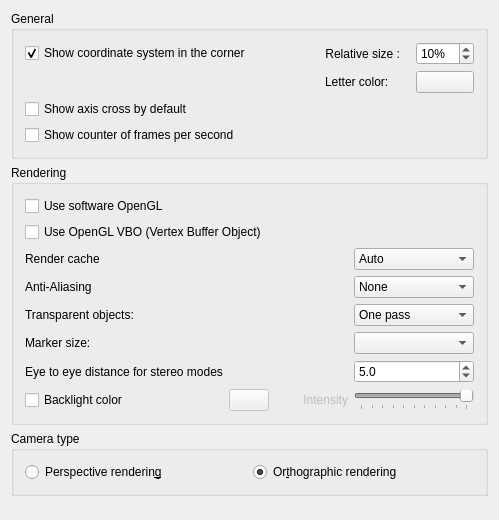
<?xml version="1.0" encoding="UTF-8"?>
<ui version="4.0">
 <class>Gui::Dialog::DlgSettings3DView</class>
 <widget class="QWidget" name="Gui::Dialog::DlgSettings3DView">
  <property name="geometry">
   <rect>
    <x>0</x>
    <y>0</y>
    <width>499</width>
    <height>520</height>
   </rect>
  </property>
  <property name="windowTitle">
   <string>3D View</string>
  </property>
  <layout class="QVBoxLayout" name="verticalLayout_2">
   <item>
    <widget class="QGroupBox" name="GroupBoxGeneral">
     <property name="enabled">
      <bool>true</bool>
     </property>
     <property name="title">
      <string>General</string>
     </property>
     <layout class="QVBoxLayout" name="verticalLayout">
      <item>
       <layout class="QGridLayout" name="gridLayoutCoord">
        <item row="0" column="0">
         <widget class="Gui::PrefCheckBox" name="CheckBox_CornerCoordSystem">
          <property name="toolTip">
           <string>Main coordinate system will always be shown in
lower right corner within opened files</string>
          </property>
          <property name="text">
           <string>Show coordinate system in the corner</string>
          </property>
          <property name="checked">
           <bool>true</bool>
          </property>
          <property name="prefEntry" stdset="0">
           <cstring>CornerCoordSystem</cstring>
          </property>
          <property name="prefPath" stdset="0">
           <cstring>View</cstring>
          </property>
         </widget>
        </item>
        <item row="0" column="1">
         <spacer name="horizontalSpacerCoord">
          <property name="orientation">
           <enum>Qt::Horizontal</enum>
          </property>
          <property name="sizeHint" stdset="0">
           <size>
            <width>40</width>
           </size>
          </property>
         </spacer>
        </item>
        <item row="0" column="2">
         <widget class="QLabel" name="labelCoordSize">
          <property name="text">
           <string>Relative size :   </string>
          </property>
          <property name="alignment">
           <set>Qt::AlignRight|Qt::AlignTrailing|Qt::AlignVCenter</set>
          </property>
         </widget>
        </item>
        <item row="0" column="3">
         <widget class="Gui::PrefSpinBox" name="SpinBox_CornerCoordSystemSize">
          <property name="toolTip">
           <string>Size of main coordinate system representation
in the corner -- in % of height/width of viewport</string>
          </property>
          <property name="minimum">
           <number>2</number>
          </property>
          <property name="maximum">
           <number>100</number>
          </property>
          <property name="value">
           <number>10</number>
          </property>
          <property name="suffix">
           <string notr="true">%</string>
          </property>
          <property name="prefEntry" stdset="0">
           <cstring>CornerCoordSystemSize</cstring>
          </property>
          <property name="prefPath" stdset="0">
           <cstring>View</cstring>
          </property>
         </widget>
        </item>
        <item row="1" column="2">
         <widget class="QLabel" name="axisLetterColorLabel">
          <property name="text">
           <string>Letter color:</string>
          </property>
         </widget>
        </item>
        <item row="1" column="3">
         <widget class="Gui::PrefColorButton" name="axisLetterColor">
          <property name="toolTip">
           <string>Axis letter and FPS counter color</string>
          </property>
          <property name="color" stdset="0">
           <color>
            <red>0</red>
            <green>0</green>
            <blue>0</blue>
           </color>
          </property>
          <property name="prefEntry" stdset="0">
           <cstring>AxisLetterColor</cstring>
          </property>
          <property name="prefPath" stdset="0">
           <cstring>View</cstring>
          </property>
         </widget>
        </item>
       </layout>
      </item>
      <item>
       <widget class="Gui::PrefCheckBox" name="CheckBox_ShowAxisCross">
        <property name="toolTip">
         <string>Axis cross will be shown by default at file
opening or creation</string>
        </property>
        <property name="text">
         <string>Show axis cross by default</string>
        </property>
        <property name="prefEntry" stdset="0">
         <cstring>ShowAxisCross</cstring>
        </property>
        <property name="prefPath" stdset="0">
         <cstring>View</cstring>
        </property>
       </widget>
      </item>
      <item>
       <widget class="Gui::PrefCheckBox" name="CheckBox_ShowFPS">
        <property name="toolTip">
         <string>Time needed for last operation and resulting frame rate
will be shown at the lower left corner in opened files</string>
        </property>
        <property name="text">
         <string>Show counter of frames per second</string>
        </property>
        <property name="prefEntry" stdset="0">
         <cstring>ShowFPS</cstring>
        </property>
        <property name="prefPath" stdset="0">
         <cstring>View</cstring>
        </property>
       </widget>
      </item>
     </layout>
    </widget>
   </item>
   <item>
    <widget class="QGroupBox" name="GroupBox12">
     <property name="enabled">
      <bool>true</bool>
     </property>
     <property name="title">
      <string>Rendering</string>
     </property>
     <layout class="QVBoxLayout" name="verticalLayout_3">
      <item>
       <widget class="Gui::PrefCheckBox" name="CheckBox_use_SW_OpenGL">
        <property name="toolTip">
         <string>This option is useful for troubleshooting graphics card and driver problems.

Changing this option requires a restart of the application.</string>
        </property>
        <property name="text">
         <string>Use software OpenGL</string>
        </property>
        <property name="prefEntry" stdset="0">
         <cstring>UseSoftwareOpenGL</cstring>
        </property>
        <property name="prefPath" stdset="0">
         <cstring>OpenGL</cstring>
        </property>
       </widget>
      </item>
      <item>
       <widget class="Gui::PrefCheckBox" name="CheckBox_useVBO">
        <property name="toolTip">
         <string>If selected, Vertex Buffer Objects (VBO) will be used.
A VBO is an OpenGL feature that provides methods for uploading
vertex data (position, normal vector, color, etc.) to the graphics card.
VBOs offer substantial performance gains because the data resides
in the graphics memory rather than the system memory and so it
can be rendered directly by GPU.

Note: Sometimes this feature may lead to a host of different
issues ranging from graphical anomalies to GPU crash bugs. Remember to
report this setting as enabled when seeking support on the FreeCAD forums</string>
        </property>
        <property name="text">
         <string>Use OpenGL VBO (Vertex Buffer Object)</string>
        </property>
        <property name="prefEntry" stdset="0">
         <cstring>UseVBO</cstring>
        </property>
        <property name="prefPath" stdset="0">
         <cstring>View</cstring>
        </property>
       </widget>
      </item>
      <item>
       <layout class="QGridLayout" name="gridLayout">
        <item row="0" column="0">
         <widget class="QLabel" name="renderCacheLabel">
          <property name="text">
           <string>Render cache</string>
          </property>
         </widget>
        </item>
        <item row="0" column="4">
         <widget class="QComboBox" name="renderCache">
          <property name="minimumSize">
           <size>
            <width>120</width>
            <height>0</height>
           </size>
          </property>
          <property name="toolTip">
           <string>'Render Caching' is another way to say 'Rendering Acceleration'.
There are 3 options available to achieve this:
1) 'Auto' (default), let Coin3D decide where to cache.
2) 'Distributed', manually turn on cache for all view provider root node.
3) 'Centralized', manually turn off cache in all nodes of all view provider, and
only cache at the scene graph root node. This offers the fastest rendering speed
but slower response to any scene changes.</string>
          </property>
          <property name="currentIndex">
           <number>0</number>
          </property>
          <item>
           <property name="text">
            <string>Auto</string>
           </property>
          </item>
          <item>
           <property name="text">
            <string>Distributed</string>
           </property>
          </item>
          <item>
           <property name="text">
            <string>Centralized</string>
           </property>
          </item>
         </widget>
        </item>
        <item row="1" column="0">
         <widget class="QLabel" name="aliasingLAbel">
          <property name="text">
           <string>Anti-Aliasing</string>
          </property>
         </widget>
        </item>
        <item row="1" column="4">
         <widget class="Gui::PrefComboBox" name="comboAliasing">
          <property name="minimumSize">
           <size>
            <width>120</width>
            <height>0</height>
           </size>
          </property>
          <property name="toolTip">
           <string>What kind of multisample anti-aliasing is used</string>
          </property>
          <property name="prefEntry" stdset="0">
           <cstring>AntiAliasing</cstring>
          </property>
          <property name="prefPath" stdset="0">
           <cstring>View</cstring>
          </property>
          <item>
           <property name="text">
            <string>None</string>
           </property>
          </item>
          <item>
           <property name="text">
            <string>Line Smoothing</string>
           </property>
          </item>
          <item>
           <property name="text">
            <string>MSAA 2x</string>
           </property>
          </item>
          <item>
           <property name="text">
            <string>MSAA 4x</string>
           </property>
          </item>
          <item>
           <property name="text">
            <string>MSAA 8x</string>
           </property>
          </item>
         </widget>
        </item>
        <item row="2" column="0">
         <widget class="QLabel" name="transparentRenderLabel">
          <property name="toolTip">
           <string/>
          </property>
          <property name="text">
           <string>Transparent objects:</string>
          </property>
         </widget>
        </item>
        <item row="2" column="4">
         <widget class="Gui::PrefComboBox" name="comboTransparentRender">
          <property name="minimumSize">
           <size>
            <width>120</width>
            <height>0</height>
           </size>
          </property>
          <property name="toolTip">
           <string>Render types of transparent objects</string>
          </property>
          <property name="prefEntry" stdset="0">
           <cstring>TransparentObjectRenderType</cstring>
          </property>
          <property name="prefPath" stdset="0">
           <cstring>View</cstring>
          </property>
          <item>
           <property name="text">
            <string>One pass</string>
           </property>
          </item>
          <item>
           <property name="text">
            <string>Backface pass</string>
           </property>
          </item>
         </widget>
        </item>
        <item row="3" column="0">
         <widget class="QLabel" name="markerSizeLabel">
          <property name="toolTip">
           <string/>
          </property>
          <property name="text">
           <string>Marker size:</string>
          </property>
         </widget>
        </item>
        <item row="3" column="4">
         <widget class="QComboBox" name="boxMarkerSize">
          <property name="minimumSize">
           <size>
            <width>120</width>
            <height>0</height>
           </size>
          </property>
          <property name="toolTip">
           <string>Size of vertices in the Sketcher workbench</string>
          </property>
         </widget>
        </item>
        <item row="4" column="0">
         <widget class="QLabel" name="textLabel1">
          <property name="text">
           <string>Eye to eye distance for stereo modes</string>
          </property>
         </widget>
        </item>
        <item row="4" column="4">
         <widget class="Gui::PrefDoubleSpinBox" name="FloatSpinBox_EyeDistance">
          <property name="minimumSize">
           <size>
            <width>120</width>
            <height>0</height>
           </size>
          </property>
          <property name="toolTip">
           <string>Eye-to-eye distance used for stereo projections.
The specified value is a factor that will be multiplied with the
bounding box size of the 3D object that is currently displayed.</string>
          </property>
          <property name="decimals">
           <number>1</number>
          </property>
          <property name="minimum">
           <double>0.100000000000000</double>
          </property>
          <property name="maximum">
           <double>1000.000000000000000</double>
          </property>
          <property name="singleStep">
           <double>2.000000000000000</double>
          </property>
          <property name="value">
           <double>5.000000000000000</double>
          </property>
          <property name="prefEntry" stdset="0">
           <cstring>EyeDistance</cstring>
          </property>
          <property name="prefPath" stdset="0">
           <cstring>View</cstring>
          </property>
         </widget>
        </item>
        <item row="5" column="0">
         <widget class="Gui::PrefCheckBox" name="checkBoxBacklight">
          <property name="toolTip">
           <string>Backlight is enabled with the defined color</string>
          </property>
          <property name="text">
           <string>Backlight color</string>
          </property>
          <property name="prefEntry" stdset="0">
           <cstring>EnableBacklight</cstring>
          </property>
          <property name="prefPath" stdset="0">
           <cstring>View</cstring>
          </property>
         </widget>
        </item>
        <item row="5" column="1">
         <widget class="Gui::PrefColorButton" name="backlightColor">
          <property name="enabled">
           <bool>false</bool>
          </property>
          <property name="toolTip">
           <string>Backlight color</string>
          </property>
          <property name="color" stdset="0">
           <color>
            <red>255</red>
            <green>255</green>
            <blue>255</blue>
           </color>
          </property>
          <property name="prefEntry" stdset="0">
           <cstring>BacklightColor</cstring>
          </property>
          <property name="prefPath" stdset="0">
           <cstring>View</cstring>
          </property>
         </widget>
        </item>
        <item row="5" column="2">
         <spacer name="horizontalSpacer">
          <property name="orientation">
           <enum>Qt::Horizontal</enum>
          </property>
          <property name="sizeHint" stdset="0">
           <size>
            <width>40</width>
            <height>20</height>
           </size>
          </property>
         </spacer>
        </item>
        <item row="5" column="3">
         <widget class="QLabel" name="backlightLabel">
          <property name="enabled">
           <bool>false</bool>
          </property>
          <property name="toolTip">
           <string/>
          </property>
          <property name="text">
           <string>Intensity</string>
          </property>
          <property name="alignment">
           <set>Qt::AlignRight|Qt::AlignTrailing|Qt::AlignVCenter</set>
          </property>
         </widget>
        </item>
        <item row="5" column="4">
         <widget class="Gui::PrefSlider" name="sliderIntensity">
          <property name="enabled">
           <bool>false</bool>
          </property>
          <property name="sizePolicy">
           <sizepolicy hsizetype="Fixed" vsizetype="Fixed">
            <horstretch>0</horstretch>
            <verstretch>0</verstretch>
           </sizepolicy>
          </property>
          <property name="minimumSize">
           <size>
            <width>120</width>
            <height>0</height>
           </size>
          </property>
          <property name="toolTip">
           <string>Intensity of the backlight</string>
          </property>
          <property name="maximum">
           <number>100</number>
          </property>
          <property name="singleStep">
           <number>1</number>
          </property>
          <property name="value">
           <number>100</number>
          </property>
          <property name="orientation">
           <enum>Qt::Horizontal</enum>
          </property>
          <property name="tickPosition">
           <enum>QSlider::TicksBelow</enum>
          </property>
          <property name="tickInterval">
           <number>10</number>
          </property>
          <property name="prefEntry" stdset="0">
           <cstring>BacklightIntensity</cstring>
          </property>
          <property name="prefPath" stdset="0">
           <cstring>View</cstring>
          </property>
         </widget>
        </item>
       </layout>
      </item>
     </layout>
    </widget>
   </item>
   <item>
    <widget class="QGroupBox" name="groupBoxCamera">
     <property name="title">
      <string>Camera type</string>
     </property>
     <layout class="QGridLayout" name="gridLayout1">
      <property name="leftMargin">
       <number>11</number>
      </property>
      <property name="topMargin">
       <number>11</number>
      </property>
      <property name="rightMargin">
       <number>11</number>
      </property>
      <property name="bottomMargin">
       <number>11</number>
      </property>
      <property name="spacing">
       <number>6</number>
      </property>
      <item row="0" column="0">
       <widget class="Gui::PrefRadioButton" name="radioPerspective">
        <property name="toolTip">
         <string>Objects will appear in a perspective projection</string>
        </property>
        <property name="text">
         <string>Perspective renderin&amp;g</string>
        </property>
        <property name="prefEntry" stdset="0">
         <cstring>Perspective</cstring>
        </property>
        <property name="prefPath" stdset="0">
         <cstring>View</cstring>
        </property>
       </widget>
      </item>
      <item row="0" column="1">
       <widget class="Gui::PrefRadioButton" name="radioOrthographic">
        <property name="toolTip">
         <string>Objects will be projected in orthographic projection</string>
        </property>
        <property name="text">
         <string>Or&amp;thographic rendering</string>
        </property>
        <property name="checked">
         <bool>true</bool>
        </property>
        <property name="prefEntry" stdset="0">
         <cstring>Orthographic</cstring>
        </property>
        <property name="prefPath" stdset="0">
         <cstring>View</cstring>
        </property>
       </widget>
      </item>
     </layout>
    </widget>
   </item>
   <item>
    <spacer>
     <property name="orientation">
      <enum>Qt::Vertical</enum>
     </property>
     <property name="sizeHint" stdset="0">
      <size>
       <width>455</width>
       <height>16</height>
      </size>
     </property>
    </spacer>
   </item>
  </layout>
 </widget>
 <layoutdefault spacing="6" margin="11"/>
 <customwidgets>
  <customwidget>
   <class>Gui::ColorButton</class>
   <extends>QPushButton</extends>
   <header>Gui/Widgets.h</header>
  </customwidget>
  <customwidget>
   <class>Gui::PrefCheckBox</class>
   <extends>QCheckBox</extends>
   <header>Gui/PrefWidgets.h</header>
  </customwidget>
  <customwidget>
   <class>Gui::PrefRadioButton</class>
   <extends>QRadioButton</extends>
   <header>Gui/PrefWidgets.h</header>
  </customwidget>
  <customwidget>
   <class>Gui::PrefComboBox</class>
   <extends>QComboBox</extends>
   <header>Gui/PrefWidgets.h</header>
  </customwidget>
  <customwidget>
   <class>Gui::PrefColorButton</class>
   <extends>Gui::ColorButton</extends>
   <header>Gui/PrefWidgets.h</header>
  </customwidget>
  <customwidget>
   <class>Gui::PrefSlider</class>
   <extends>QSlider</extends>
   <header>Gui/PrefWidgets.h</header>
  </customwidget>
  <customwidget>
   <class>Gui::PrefDoubleSpinBox</class>
   <extends>QDoubleSpinBox</extends>
   <header>Gui/PrefWidgets.h</header>
  </customwidget>
  <customwidget>
   <class>Gui::PrefSpinBox</class>
   <extends>QSpinBox</extends>
   <header>Gui/PrefWidgets.h</header>
  </customwidget>
 </customwidgets>
 <resources/>
 <connections>
  <connection>
   <sender>checkBoxBacklight</sender>
   <signal>toggled(bool)</signal>
   <receiver>backlightColor</receiver>
   <slot>setEnabled(bool)</slot>
   <hints>
    <hint type="sourcelabel">
     <x>161</x>
     <y>227</y>
    </hint>
    <hint type="destinationlabel">
     <x>290</x>
     <y>224</y>
    </hint>
   </hints>
  </connection>
  <connection>
   <sender>checkBoxBacklight</sender>
   <signal>toggled(bool)</signal>
   <receiver>sliderIntensity</receiver>
   <slot>setEnabled(bool)</slot>
   <hints>
    <hint type="sourcelabel">
     <x>92</x>
     <y>235</y>
    </hint>
    <hint type="destinationlabel">
     <x>293</x>
     <y>256</y>
    </hint>
   </hints>
  </connection>
  <connection>
   <sender>checkBoxBacklight</sender>
   <signal>toggled(bool)</signal>
   <receiver>backlightLabel</receiver>
   <slot>setEnabled(bool)</slot>
   <hints>
    <hint type="sourcelabel">
     <x>82</x>
     <y>507</y>
    </hint>
    <hint type="destinationlabel">
     <x>316</x>
     <y>507</y>
    </hint>
   </hints>
  </connection>
  <connection>
   <sender>CheckBox_CornerCoordSystem</sender>
   <signal>toggled(bool)</signal>
   <receiver>SpinBox_CornerCoordSystemSize</receiver>
   <slot>setEnabled(bool)</slot>
  </connection>
  <connection>
   <sender>CheckBox_CornerCoordSystem</sender>
   <signal>toggled(bool)</signal>
   <receiver>axisLetterColor</receiver>
   <slot>setEnabled(bool)</slot>
  </connection>
 </connections>
</ui>
